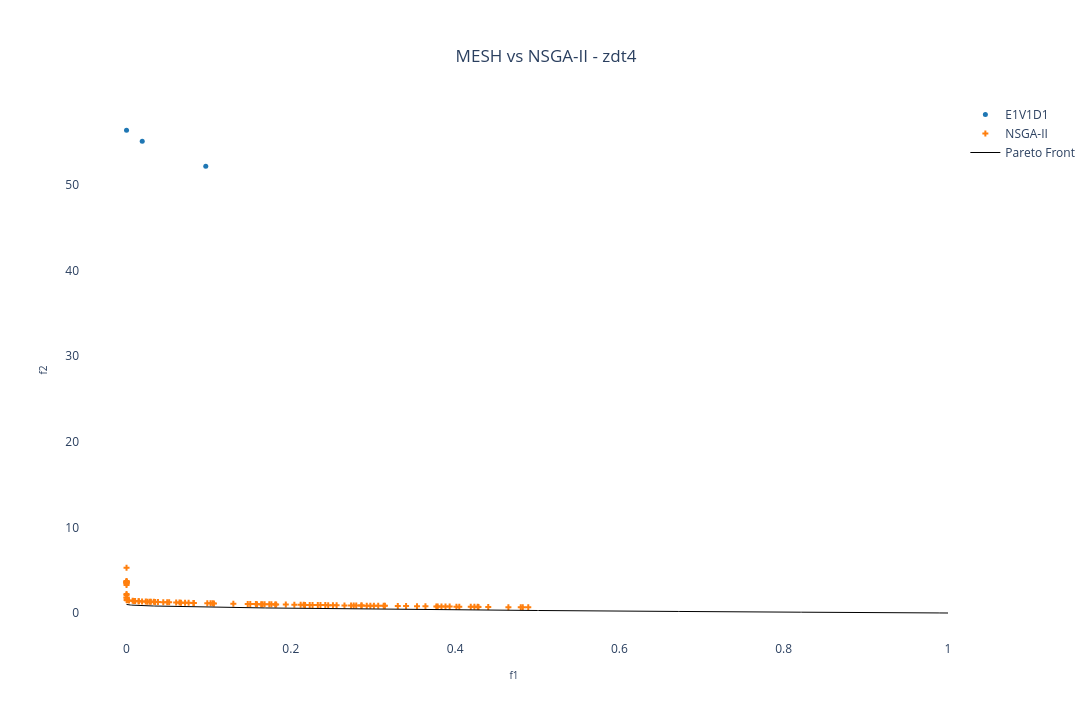

Write notebook code for a chart like this one.
### Markdown cell above
### MESH vs Pymoo 2D:

### Code cell
nsga2_result = pickle.load(open(f'../result/NSGA2_{experiment_name}.pkl', 'rb'))

# Creating a subplot
fig = go.Figure()

add_MESH = True
if(add_MESH):
    for i in range(num_dataset):
        fig.add_trace(pareto_front[i])

fig.add_trace(go.Scatter(x=nsga2_result['combined'][1][:,0], 
               y=nsga2_result['combined'][1][:,1],
               mode='markers', marker=dict(size=5, symbol=marker_symbols[(num_dataset + 1) % num_symbols], color=solid_colors[-1]),
               name="NSGA-II")
               )

# Plotting the Pareto front
real_pareto_front = get_pareto(experiment_name, n_pareto_points, position_dim, 2)
fig.add_trace(
	go.Scatter(x=real_pareto_front[:,0],
		y=real_pareto_front[:,1],
		mode='lines', line=dict(width=1, color='black'),
		name='Pareto Front',
		showlegend=(i==0)
		)
	)

# Setting layout
fig.update_layout(
    showlegend=True,
    xaxis=dict(title=dict(text='f1', font=dict(size=10))),
    yaxis=dict(title=dict(text='f2', font=dict(size=10))),
    title=dict(
        text='MESH vs NSGA-II - ' + experiment_name,
        x=0.5,  # Centering the title
        xanchor='center',
        yanchor='top'
    ),
    #margin=dict(l=0, r=0, b=0, t=0), # Rearrange the margin
    width=1520,   # Figure width (pixels)
    height=720,  # Figure height (pixels)
    paper_bgcolor="white",
    plot_bgcolor='white'
)

# Showing the figure
fig.show()

### Figure 1 — Plotly figure (JSON) as saved in the notebook; plotly's stock layout.template omitted (floating-point values rounded to 4 significant figures; data arrays with more than 128 entries replaced by an {"elided": "..."} marker saying what was removed)
{"data": [{"marker": {"color": "#1f77b4", "size": 5, "symbol": "circle"}, "mode": "markers", "name": "E1V1D1", "showlegend": true, "type": "scatter", "x": [0, 0.01912, 0.09645], "y": [56.41, 55.11, 52.18]}, {"marker": {"color": "#ff7f0e", "size": 5, "symbol": "cross"}, "mode": "markers", "name": "NSGA-II", "type": "scatter", "x": [2.291e-17, 9.28e-17, 1.438e-16, 3.53e-14, 5.6e-14, 3.955e-12, 1.791e-11, 2.472e-10, 1.681e-08, 5.163e-07, 6.678e-07, 1.001e-06, 5.282e-05, 0.0001083, 0.0005599, 0.002971, 0.007464, 0.009166, 0.01042, 0.01464, 0.01504, 0.01893, 0.02343, 0.0254, 0.02809, 0.02966, 0.03323, 0.03482, 0.03828, 0.04472, 0.04952, 0.05187, 0.06045, 0.0645, 0.06627, 0.07125, 0.07561, 0.08146, 0.08194, 0.09833, 0.1023, 0.1048, 0.1064, 0.13, 0.1475, 0.1506, 0.1575, 0.1588, 0.1639, 0.1655, 0.1681, 0.1738, 0.1764, 0.181, 0.1821, 0.1939, 0.2043, 0.212, 0.2157, 0.2173, 0.223, 0.2264, 0.2329, 0.2361, 0.242, 0.2455, 0.2513, 0.2558, 0.2653, 0.2734, 0.2766, 0.2796, 0.2858, 0.2863, 0.2924, 0.2968, 0.3012, 0.3064, 0.3131, 0.3146, 0.3302, 0.3403, 0.3536, 0.3639, 0.3772, 0.3788, 0.3834, 0.3883, 0.3933, 0.4016, 0.4051, 0.419, 0.4235, 0.4274, 0.4284, 0.4403, 0.4649, 0.4799, 0.4823, 0.4891], "y": [5.297, 3.735, 3.691, 3.62, 3.582, 3.565, 3.474, 3.473, 3.275, 2.228, 2.115, 1.803, 1.779, 1.517, 1.496, 1.461, 1.426, 1.409, 1.399, 1.38, 1.371, 1.354, 1.348, 1.327, 1.315, 1.312, 1.31, 1.296, 1.284, 1.262, 1.25, 1.246, 1.223, 1.215, 1.21, 1.198, 1.188, 1.173, 1.17, 1.14, 1.136, 1.132, 1.123, 1.078, 1.059, 1.046, 1.037, 1.036, 1.033, 1.031, 1.019, 1.016, 1.01, 1.003, 0.9977, 0.9843, 0.9706, 0.9572, 0.9513, 0.9488, 0.9444, 0.938, 0.9317, 0.927, 0.9223, 0.9185, 0.9107, 0.9047, 0.8889, 0.8802, 0.8783, 0.8712, 0.8652, 0.863, 0.8595, 0.8523, 0.8492, 0.8398, 0.8354, 0.833, 0.8178, 0.8037, 0.7973, 0.777, 0.7658, 0.7657, 0.758, 0.7571, 0.7482, 0.7444, 0.7398, 0.7238, 0.7198, 0.7165, 0.7155, 0.7065, 0.6811, 0.6742, 0.668, 0.6593]}, {"line": {"color": "black", "width": 1}, "mode": "lines", "name": "Pareto Front", "showlegend": true, "type": "scatter", "x": {"elided": "1000 float values"}, "y": {"elided": "1000 float values"}}], "layout": {"height": 720, "paper_bgcolor": "white", "plot_bgcolor": "white", "showlegend": true, "title": {"text": "MESH vs NSGA-II - zdt4", "x": 0.5, "xanchor": "center", "yanchor": "top"}, "width": 1520, "xaxis": {"title": {"font": {"size": 10}, "text": "f1"}}, "yaxis": {"title": {"font": {"size": 10}, "text": "f2"}}}}
